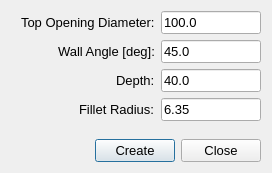
<?xml version="1.0" encoding="UTF-8"?>
<ui version="4.0">
 <class>trunConeDialog</class>
 <widget class="QDialog" name="trunConeDialog">
  <property name="geometry">
   <rect>
    <x>0</x>
    <y>0</y>
    <width>272</width>
    <height>173</height>
   </rect>
  </property>
  <property name="windowTitle">
   <string>Create Cone</string>
  </property>
  <layout class="QVBoxLayout" name="verticalLayout">
   <item>
    <layout class="QHBoxLayout" name="horizontalLayout_5">
     <item>
      <spacer name="horizontalSpacer_5">
       <property name="orientation">
        <enum>Qt::Horizontal</enum>
       </property>
       <property name="sizeHint" stdset="0">
        <size>
         <width>40</width>
         <height>20</height>
        </size>
       </property>
      </spacer>
     </item>
     <item>
      <widget class="QLabel" name="baseDiameterLabel">
       <property name="font">
        <font>
         <pointsize>10</pointsize>
        </font>
       </property>
       <property name="text">
        <string>Top Opening Diameter:</string>
       </property>
      </widget>
     </item>
     <item>
      <widget class="QLineEdit" name="baseDiamLineEdit">
       <property name="sizePolicy">
        <sizepolicy hsizetype="MinimumExpanding" vsizetype="Fixed">
         <horstretch>0</horstretch>
         <verstretch>0</verstretch>
        </sizepolicy>
       </property>
       <property name="minimumSize">
        <size>
         <width>100</width>
         <height>0</height>
        </size>
       </property>
       <property name="maximumSize">
        <size>
         <width>100</width>
         <height>16777215</height>
        </size>
       </property>
       <property name="baseSize">
        <size>
         <width>60</width>
         <height>0</height>
        </size>
       </property>
       <property name="font">
        <font>
         <pointsize>10</pointsize>
        </font>
       </property>
       <property name="text">
        <string>100.0</string>
       </property>
      </widget>
     </item>
    </layout>
   </item>
   <item>
    <layout class="QHBoxLayout" name="horizontalLayout_4">
     <item>
      <spacer name="horizontalSpacer_4">
       <property name="orientation">
        <enum>Qt::Horizontal</enum>
       </property>
       <property name="sizeHint" stdset="0">
        <size>
         <width>40</width>
         <height>20</height>
        </size>
       </property>
      </spacer>
     </item>
     <item>
      <widget class="QLabel" name="wallAngleLabel">
       <property name="font">
        <font>
         <pointsize>10</pointsize>
        </font>
       </property>
       <property name="text">
        <string>Wall Angle [deg]:</string>
       </property>
      </widget>
     </item>
     <item>
      <widget class="QLineEdit" name="wallAngleLineEdit">
       <property name="sizePolicy">
        <sizepolicy hsizetype="MinimumExpanding" vsizetype="Fixed">
         <horstretch>0</horstretch>
         <verstretch>0</verstretch>
        </sizepolicy>
       </property>
       <property name="minimumSize">
        <size>
         <width>100</width>
         <height>0</height>
        </size>
       </property>
       <property name="maximumSize">
        <size>
         <width>100</width>
         <height>16777215</height>
        </size>
       </property>
       <property name="baseSize">
        <size>
         <width>60</width>
         <height>0</height>
        </size>
       </property>
       <property name="font">
        <font>
         <pointsize>10</pointsize>
        </font>
       </property>
       <property name="text">
        <string>45.0</string>
       </property>
      </widget>
     </item>
    </layout>
   </item>
   <item>
    <layout class="QHBoxLayout" name="horizontalLayout_3">
     <item>
      <spacer name="horizontalSpacer_3">
       <property name="orientation">
        <enum>Qt::Horizontal</enum>
       </property>
       <property name="sizeHint" stdset="0">
        <size>
         <width>40</width>
         <height>20</height>
        </size>
       </property>
      </spacer>
     </item>
     <item>
      <widget class="QLabel" name="depthLabel">
       <property name="font">
        <font>
         <pointsize>10</pointsize>
        </font>
       </property>
       <property name="text">
        <string>Depth:</string>
       </property>
      </widget>
     </item>
     <item>
      <widget class="QLineEdit" name="depthLineEdit">
       <property name="sizePolicy">
        <sizepolicy hsizetype="MinimumExpanding" vsizetype="Fixed">
         <horstretch>0</horstretch>
         <verstretch>0</verstretch>
        </sizepolicy>
       </property>
       <property name="minimumSize">
        <size>
         <width>100</width>
         <height>0</height>
        </size>
       </property>
       <property name="maximumSize">
        <size>
         <width>100</width>
         <height>16777215</height>
        </size>
       </property>
       <property name="baseSize">
        <size>
         <width>60</width>
         <height>0</height>
        </size>
       </property>
       <property name="font">
        <font>
         <pointsize>10</pointsize>
        </font>
       </property>
       <property name="text">
        <string>40.0</string>
       </property>
      </widget>
     </item>
    </layout>
   </item>
   <item>
    <layout class="QHBoxLayout" name="horizontalLayout_2">
     <item>
      <spacer name="horizontalSpacer_2">
       <property name="orientation">
        <enum>Qt::Horizontal</enum>
       </property>
       <property name="sizeHint" stdset="0">
        <size>
         <width>40</width>
         <height>20</height>
        </size>
       </property>
      </spacer>
     </item>
     <item>
      <widget class="QLabel" name="filletRadiusLabel">
       <property name="font">
        <font>
         <pointsize>10</pointsize>
        </font>
       </property>
       <property name="text">
        <string>Fillet Radius:</string>
       </property>
      </widget>
     </item>
     <item>
      <widget class="QLineEdit" name="filletRadLineEdit">
       <property name="sizePolicy">
        <sizepolicy hsizetype="MinimumExpanding" vsizetype="Fixed">
         <horstretch>0</horstretch>
         <verstretch>0</verstretch>
        </sizepolicy>
       </property>
       <property name="minimumSize">
        <size>
         <width>100</width>
         <height>0</height>
        </size>
       </property>
       <property name="maximumSize">
        <size>
         <width>100</width>
         <height>16777215</height>
        </size>
       </property>
       <property name="baseSize">
        <size>
         <width>60</width>
         <height>0</height>
        </size>
       </property>
       <property name="font">
        <font>
         <pointsize>10</pointsize>
        </font>
       </property>
       <property name="text">
        <string>6.35</string>
       </property>
      </widget>
     </item>
    </layout>
   </item>
   <item>
    <spacer name="verticalSpacer">
     <property name="orientation">
      <enum>Qt::Vertical</enum>
     </property>
     <property name="sizeHint" stdset="0">
      <size>
       <width>20</width>
       <height>0</height>
      </size>
     </property>
    </spacer>
   </item>
   <item>
    <layout class="QHBoxLayout" name="horizontalLayout">
     <item>
      <spacer name="horizontalSpacer">
       <property name="orientation">
        <enum>Qt::Horizontal</enum>
       </property>
       <property name="sizeHint" stdset="0">
        <size>
         <width>40</width>
         <height>20</height>
        </size>
       </property>
      </spacer>
     </item>
     <item>
      <widget class="QPushButton" name="createTrunConePushButton">
       <property name="font">
        <font>
         <pointsize>10</pointsize>
        </font>
       </property>
       <property name="text">
        <string>Create</string>
       </property>
      </widget>
     </item>
     <item>
      <widget class="QPushButton" name="closePushButton">
       <property name="font">
        <font>
         <pointsize>10</pointsize>
        </font>
       </property>
       <property name="text">
        <string>Close</string>
       </property>
      </widget>
     </item>
    </layout>
   </item>
  </layout>
 </widget>
 <resources/>
 <connections>
  <connection>
   <sender>closePushButton</sender>
   <signal>clicked()</signal>
   <receiver>trunConeDialog</receiver>
   <slot>reject()</slot>
   <hints>
    <hint type="sourcelabel">
     <x>208</x>
     <y>150</y>
    </hint>
    <hint type="destinationlabel">
     <x>127</x>
     <y>86</y>
    </hint>
   </hints>
  </connection>
 </connections>
</ui>
